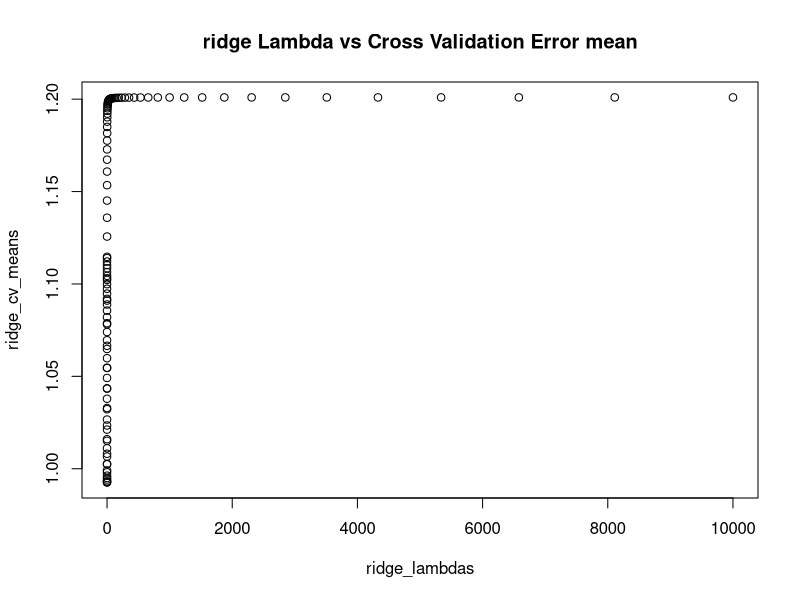
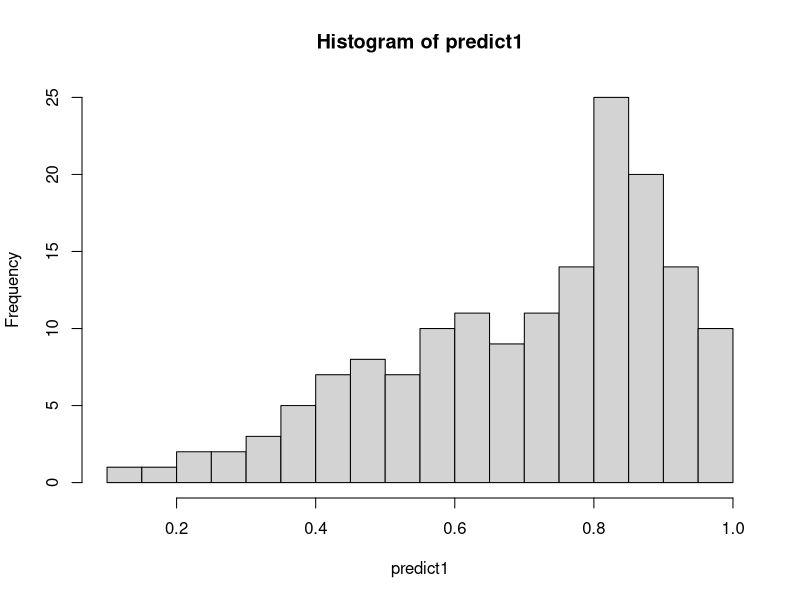

Reproduce these figures in R, in order.
# Ridge 

# Ridge attempt 

setwd("C:/Users/board/Desktop/Kaggle/mf850_extra")
data <- read.csv("mf850-loan-data.csv")
set.seed(1)
# Data cleaning - change variables into categorical variables 
data$DEPENDENTS <- as.factor(data$DEPENDENTS)
data$CRED_HERE <- as.factor(data$CRED_HERE)
data$INSTALLMENTRATE <- as.factor(data$INSTALLMENTRATE)
data$ATADDRESSSINCE <- as.factor(data$ATADDRESSSINCE)

# Scale continous variables 
data$AGE <- scale(data$AGE)
data$DURATION <- scale(data$DURATION)


# Splitting the data into test/ train sets  
# https://ragrawal.wordpress.com/2012/01/14/dividing-data-into-training-and-testing-dataset-in-r/

# Sample split into test train set 
indexes <- sample(1:nrow(data), size = 0.2*nrow(data))
test <- data[indexes, ]
train <- data[-indexes, ]

library(glmnet) # glmnet for ridge/ ridge regression 

# Split train data into independent and dependent variables 
# model matrix splits data into dummy variables 
x = model.matrix(CRED_APPROVED~., family = "binomial", data = train)
y = ifelse(train$CRED_APPROVED == 'YES',1,0)

# Use cross validation with to determine the lambda parameter for ridge regression 
lambdas <- 10^seq(4,-5, length = 100)
cv.ridge = cv.glmnet(x, y, family = "binomial", lambda = lambdas, alpha = 0, standardize = FALSE)

# Plot lambda vs. cross validation error mean
ridge_lambdas <- cv.ridge$lambda
ridge_cv_means <- cv.ridge$cvm
plot(ridge_lambdas, ridge_cv_means, main = "ridge Lambda vs Cross Validation Error mean")

# should the lambda with the lowest cross validation error rate 
bestlam = cv.ridge$lambda.min

# look at coefficients which are not 0 of ridge regression 
ridge1 <- glmnet(x, y, family = "binomial", alpha = 0, standardize = FALSE, lambda = lambdas)
ridge.coef <- predict(ridge1, type = "coefficients", s= bestlam)[1:(ncol(x)) ,]
ridge.coef

ridge.coef[abs(ridge.coef) > 0.001]

length(ridge.coef[abs(ridge.coef) > 0.1])

test1 <- model.matrix(CRED_APPROVED~., family = "binomial", data=test)

predict1 <- predict(ridge1, newx= test1, type = "response", s= bestlam)
hist(predict1, breaks= 20)
results2  <- ifelse(predict1 > 0.5,'YES','NO')
# Compare with the original results 
misClasificError <- mean(results2 != test$CRED_APPROVED)
print(paste('Accuracy',1-misClasificError))


